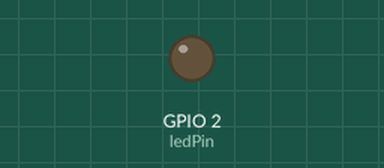
This sketch was run on a simulated ESP8266 (NodeMCU). Shown: output pins drawn as LEDs (lit = HIGH). WiFi joins after 1.5 s; servers stay silent unless stated; what the sketch prints to the serial monitor is not drawn.

Above: at 2.1 s.
At 7.0 s:
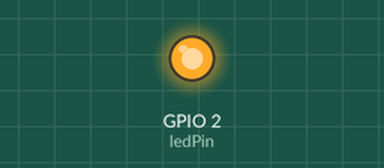
Timing chart, 0 to 8.9 s (numbered marks = the images above):
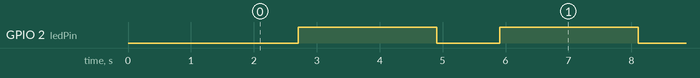

Measured:
- by itself, GPIO 2 (ledPin): alternates HIGH for 2.2 s and LOW for 1.0 s

The sketch:

wifi_client_02.ino
```cpp
/*  Connects to the home WiFi network
 *  Asks some network parameters
 *  Sends and receives message from the server in every 2 seconds
 *  Communicates: wifi_server_01.ino
 */
#include <SPI.h>
#include <ESP8266WiFi.h>

byte ledPin = 2;
// Replace with your network credentials
const char ssid[] = "Nuria's Hizzie 2";           // SSID of your home WiFi
const char pass[] = "roundwind557";            // password of your home WiFi

unsigned long askTimer = 0;

IPAddress server(192,168,0,80);       // the fix IP address of the server
WiFiClient client;

void setup() {
  Serial.begin(115200);               // only for debug
  WiFi.begin(ssid, pass);             // connects to the WiFi router
  while (WiFi.status() != WL_CONNECTED) {
    Serial.print(".");
    delay(500);
  }
/*  Serial.println("Connected to wifi");
  Serial.print("Status: "); Serial.println(WiFi.status());    // Network parameters
  Serial.print("IP: ");     Serial.println(WiFi.localIP());
  Serial.print("Subnet: "); Serial.println(WiFi.subnetMask());
  Serial.print("Gateway: "); Serial.println(WiFi.gatewayIP());
  Serial.print("SSID: "); Serial.println(WiFi.SSID());
  Serial.print("Signal: "); Serial.println(WiFi.RSSI());*/
  pinMode(ledPin, OUTPUT);
}

void loop () {
  client.connect(server, 80);   // Connection to the server
  digitalWrite(ledPin, LOW);    // to show the communication only (inverted logic)
  Serial.println(".");
  client.println("Hello server! Are you sleeping?\r");  // sends the message to the server
  String answer = client.readStringUntil('\r');   // receives the answer from the sever
  Serial.println("from server: " + answer);
  client.flush();
  digitalWrite(ledPin, HIGH);
  delay(2000);                  // client will trigger the communication after two seconds
}
```
